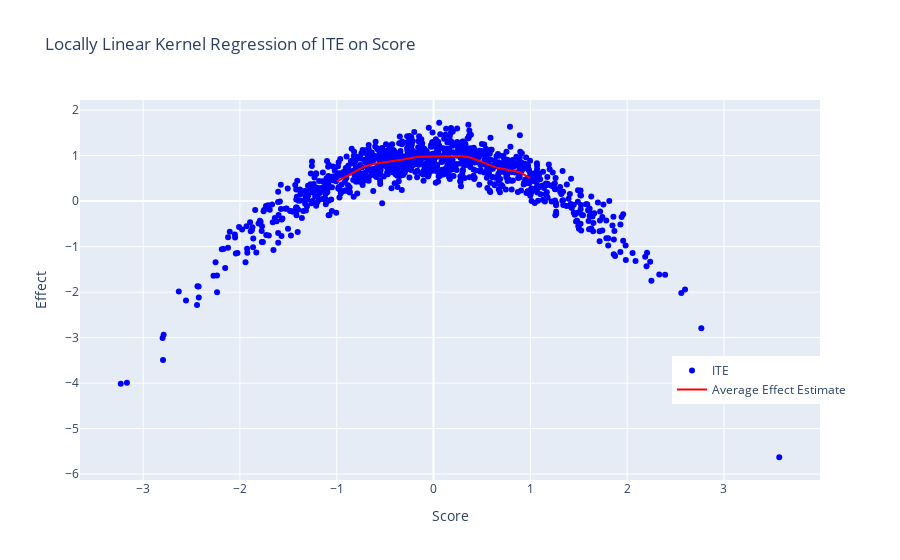

The notebook cell saved with this chart:
### Markdown cell above
### Oracle Values and Comparisons

The generated oracle values for the potential outcomes can be used in a kernel regression to get an oracle estimator at the cutoff.

### Code cell
ite = data_dict['oracle_values']['Y1'] - data_dict['oracle_values']['Y0']
score = data_dict['score']

oracle_model = KernelReg(endog=ite, exog=score, reg_type='ll', var_type='c', ckertype='gaussian')

score_grid = np.linspace(-1, 1, 100)
oracle_effects_sharp, _ = oracle_model.fit(score_grid)


scatter = go.Scatter(
    x=score,
    y=ite,
    mode='markers',
    name='ITE',
    marker=dict(color='blue')
)
line = go.Scatter(
    x=score_grid,
    y=oracle_effects_sharp,
    mode='lines',
    name='Average Effect Estimate',
    line=dict(color='red')
)


fig = go.Figure(data=[scatter, line])
fig.update_layout(
    title='Locally Linear Kernel Regression of ITE on Score',
    xaxis_title='Score',
    yaxis_title='Effect',
    legend=dict(x=0.8, y=0.2)
)

print(f"The oracle LATE is estimated as {oracle_model.fit([0])[0][0]}")

fig.show()

### Figure 1 — Plotly figure (JSON) as saved in the notebook; plotly's stock layout.template omitted (floating-point values rounded to 4 significant figures; data arrays with more than 128 entries replaced by an {"elided": "..."} marker saying what was removed)
{"data": [{"marker": {"color": "blue"}, "mode": "markers", "name": "ITE", "type": "scatter", "x": {"elided": "1000 float values"}, "y": {"elided": "1000 float values"}}, {"line": {"color": "red"}, "mode": "lines", "name": "Average Effect Estimate", "type": "scatter", "x": [-1, -0.9798, -0.9596, -0.9394, -0.9192, -0.899, -0.8788, -0.8586, -0.8384, -0.8182, -0.798, -0.7778, -0.7576, -0.7374, -0.7172, -0.697, -0.6768, -0.6566, -0.6364, -0.6162, -0.596, -0.5758, -0.5556, -0.5354, -0.5152, -0.4949, -0.4747, -0.4545, -0.4343, -0.4141, -0.3939, -0.3737, -0.3535, -0.3333, -0.3131, -0.2929, -0.2727, -0.2525, -0.2323, -0.2121, -0.1919, -0.1717, -0.1515, -0.1313, -0.1111, -0.09091, -0.07071, -0.05051, -0.0303, -0.0101, 0.0101, 0.0303, 0.05051, 0.07071, 0.09091, 0.1111, 0.1313, 0.1515, 0.1717, 0.1919, 0.2121, 0.2323, 0.2525, 0.2727, 0.2929, 0.3131, 0.3333, 0.3535, 0.3737, 0.3939, 0.4141, 0.4343, 0.4545, 0.4747, 0.4949, 0.5152, 0.5354, 0.5556, 0.5758, 0.596, 0.6162, 0.6364, 0.6566, 0.6768, 0.697, 0.7172, 0.7374, 0.7576, 0.7778, 0.798, 0.8182, 0.8384, 0.8586, 0.8788, 0.899, 0.9192, 0.9394, 0.9596, 0.9798, 1], "y": [0.4296, 0.453, 0.4771, 0.5018, 0.5268, 0.552, 0.5774, 0.6026, 0.6275, 0.6519, 0.6754, 0.698, 0.7192, 0.7388, 0.7566, 0.7725, 0.7864, 0.7983, 0.8085, 0.8172, 0.8246, 0.8311, 0.8368, 0.8419, 0.8467, 0.8513, 0.8558, 0.8605, 0.8657, 0.8715, 0.8782, 0.8859, 0.8946, 0.9041, 0.9142, 0.9245, 0.9345, 0.9438, 0.9522, 0.9593, 0.965, 0.9692, 0.9721, 0.9739, 0.9749, 0.9754, 0.9757, 0.976, 0.9765, 0.9774, 0.9786, 0.9802, 0.9822, 0.9844, 0.9866, 0.9888, 0.9908, 0.9924, 0.9936, 0.9944, 0.9945, 0.9941, 0.9929, 0.9909, 0.9879, 0.9834, 0.9774, 0.9694, 0.9594, 0.9474, 0.9334, 0.9179, 0.901, 0.8832, 0.8648, 0.846, 0.8273, 0.8088, 0.7911, 0.7744, 0.7594, 0.7462, 0.7353, 0.7264, 0.7194, 0.7137, 0.7086, 0.7034, 0.6974, 0.6902, 0.6813, 0.6704, 0.6572, 0.6416, 0.6234, 0.6027, 0.5796, 0.5546, 0.5284, 0.5017]}], "layout": {"legend": {"x": 0.8, "y": 0.2}, "title": {"text": "Locally Linear Kernel Regression of ITE on Score"}, "xaxis": {"title": {"text": "Score"}}, "yaxis": {"title": {"text": "Effect"}}}}
